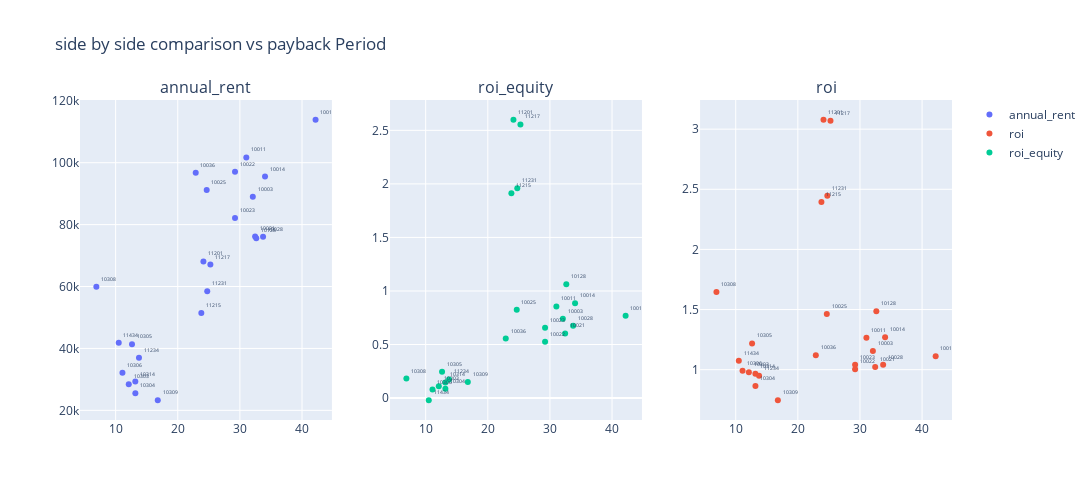

The code cell stored with this chart in its notebook:
### Markdown cell above
Recommendations: Zipcodes 10308  is a low investment high return property.The properties in kings county though expensive but have high ROI and can be used for buying leasing and selling.The New York counties(except zipcode 10036 and 10025) have high annual rent but low ROI and high payback values and can be avoided.

### Code cell
fig = make_subplots(
    rows=1, cols=3,
    subplot_titles=("annual_rent", "roi_equity", "roi"))
fig.add_trace(go.Scatter(x=dat["payback_period"], y=dat["annual_rent"],mode="markers+text",text=list(dat["zipcode"]),name="annual_rent"),
              row=1, col=1)

fig.add_trace(go.Scatter(x=dat["payback_period"], y=dat["roi"],mode="markers+text",text=list(dat["zipcode"]),name="roi"),
              row=1, col=3)
fig.add_trace(go.Scatter(x=dat["payback_period"], y=dat["roi_equity"],mode="markers+text",text=list(dat["zipcode"]),name="roi_equity"),
              row=1, col=2)

fig.update_layout(height=500, width=1200,
                  title_text="side by side comparison vs payback Period")
fig.update_traces(textposition='top right',textfont_size=5)
fig.show()

### Figure 1 — Plotly figure (JSON) as saved in the notebook; plotly's stock layout.template omitted (floating-point values rounded to 4 significant figures)
{"data": [{"mode": "markers+text", "name": "annual_rent", "text": ["10003", "10011", "10013", "10014", "10021", "10022", "10023", "10025", "10028", "10036", "10128", "10303", "10304", "10305", "10306", "10308", "10309", "10314", "11201", "11215", "11217", "11231", "11234", "11434"], "textfont": {"size": 5}, "textposition": "top right", "type": "scatter", "x": [32.08, 31.04, 42.18, 34.05, 32.45, 29.22, 29.22, 24.66, 33.73, 22.89, 32.63, 12.11, 13.17, 12.63, 11.1, 6.894, 16.78, 13.17, 24.13, 23.8, 25.25, 24.75, 13.76, 10.5], "xaxis": "x", "y": [88980.0, 101700.0, 113900.0, 95530.0, 76180.0, 97070.0, 82160.0, 91190.0, 76070.0, 96780.0, 75630.0, 28470, 25550, 41360.0, 32170.0, 59950.0, 23270.0, 29290.0, 68110.0, 51465, 67110.0, 58470.0, 36990.0, 41830.0], "yaxis": "y"}, {"mode": "markers+text", "name": "roi", "text": ["10003", "10011", "10013", "10014", "10021", "10022", "10023", "10025", "10028", "10036", "10128", "10303", "10304", "10305", "10306", "10308", "10309", "10314", "11201", "11215", "11217", "11231", "11234", "11434"], "textfont": {"size": 5}, "textposition": "top right", "type": "scatter", "x": [32.08, 31.04, 42.18, 34.05, 32.45, 29.22, 29.22, 24.66, 33.73, 22.89, 32.63, 12.11, 13.17, 12.63, 11.1, 6.894, 16.78, 13.17, 24.13, 23.8, 25.25, 24.75, 13.76, 10.5], "xaxis": "x3", "y": [1.155, 1.265, 1.112, 1.269, 1.023, 1.004, 1.041, 1.462, 1.04, 1.12, 1.487, 0.9787, 0.8642, 1.218, 0.9911, 1.646, 0.7456, 0.9658, 3.078, 2.394, 3.071, 2.446, 0.9493, 1.074], "yaxis": "y3"}, {"mode": "markers+text", "name": "roi_equity", "text": ["10003", "10011", "10013", "10014", "10021", "10022", "10023", "10025", "10028", "10036", "10128", "10303", "10304", "10305", "10306", "10308", "10309", "10314", "11201", "11215", "11217", "11231", "11234", "11434"], "textfont": {"size": 5}, "textposition": "top right", "type": "scatter", "x": [32.08, 31.04, 42.18, 34.05, 32.45, 29.22, 29.22, 24.66, 33.73, 22.89, 32.63, 12.11, 13.17, 12.63, 11.1, 6.894, 16.78, 13.17, 24.13, 23.8, 25.25, 24.75, 13.76, 10.5], "xaxis": "x2", "y": [0.7405, 0.8555, 0.7685, 0.8854, 0.6034, 0.5263, 0.6571, 0.8247, 0.675, 0.5554, 1.063, 0.1099, 0.08594, 0.2454, 0.07962, 0.1817, 0.1497, 0.146, 2.599, 1.913, 2.555, 1.96, 0.1737, -0.02031], "yaxis": "y2"}], "layout": {"annotations": [{"font": {"size": 16}, "showarrow": false, "text": "annual_rent", "x": 0.1444, "xanchor": "center", "xref": "paper", "y": 1, "yanchor": "bottom", "yref": "paper"}, {"font": {"size": 16}, "showarrow": false, "text": "roi_equity", "x": 0.5, "xanchor": "center", "xref": "paper", "y": 1, "yanchor": "bottom", "yref": "paper"}, {"font": {"size": 16}, "showarrow": false, "text": "roi", "x": 0.8556, "xanchor": "center", "xref": "paper", "y": 1, "yanchor": "bottom", "yref": "paper"}], "height": 500, "title": {"text": "side by side comparison vs payback Period"}, "width": 1200, "xaxis": {"anchor": "y", "domain": [0, 0.2889]}, "xaxis2": {"anchor": "y2", "domain": [0.3556, 0.6444]}, "xaxis3": {"anchor": "y3", "domain": [0.7111, 1]}, "yaxis": {"anchor": "x", "domain": [0, 1]}, "yaxis2": {"anchor": "x2", "domain": [0, 1]}, "yaxis3": {"anchor": "x3", "domain": [0, 1]}}}
